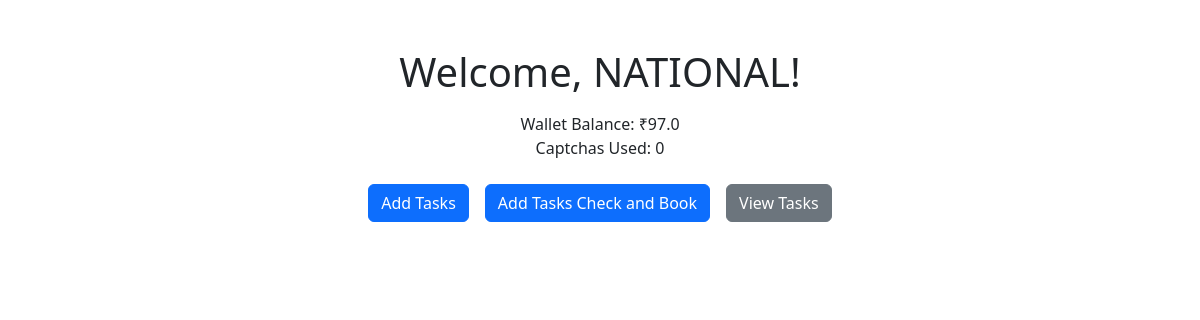
Page /dashboard (signed in) on the earlier database version.
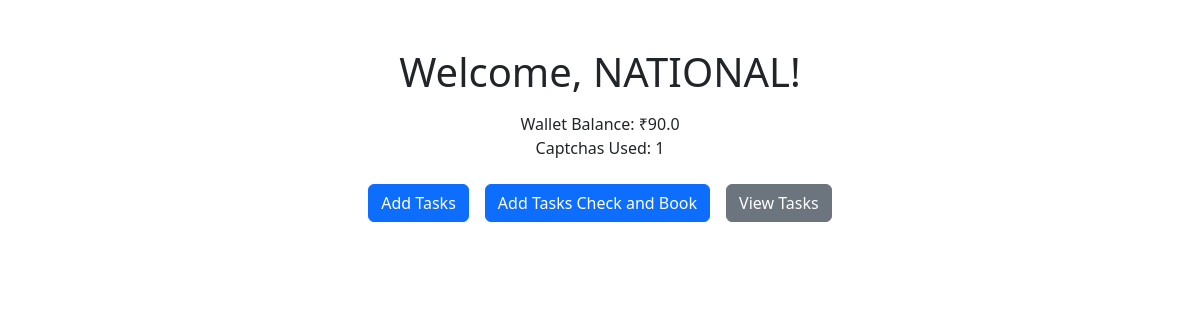
Same page on the later database version.
### app.py (models this page shows)
class User(db.Model):
    id = db.Column(db.Integer, primary_key=True)
    username = db.Column(db.String(80), unique=True, nullable=False)
    password = db.Column(db.String(200), nullable=False)  # Consider hashing passwords
    walletamount = db.Column(db.Float, default=0.0)
    captchaused = db.Column(db.Integer, default=0)

### app.py (the view)
@app.route('/dashboard')
def dashboard():
    if 'logged_in' in session:
        username = session['username']
        user = User.query.filter_by(username=username).first()
        if user:
            return render_template(
                'dashboard.html',
                username=user.username,
                walletamount=user.walletamount,
                captchaused=user.captchaused
            )
    return redirect(url_for('login'))

### templates/dashboard.html (shortened to what this page needs)
<!DOCTYPE html>
<html lang="en">
  <head>
    <link
      rel="stylesheet"
      href="https://cdn.jsdelivr.net/npm/bootstrap@5.3.0-alpha1/dist/css/bootstrap.min.css"
    />
  </head>
  <body>
    <div class="container mt-5">
      <h1 class="text-center">Welcome, {{ username }}!</h1>
      <p class="text-center mt-3">
        Wallet Balance: ₹{{ walletamount }} <br />
        Captchas Used: {{ captchaused }}
      </p>
      <div class="d-flex justify-content-center mt-4">
        <a href="{{ url_for('add_task') }}" class="btn btn-primary mx-2"
          >Add Tasks</a
        >
        <a href="{{ url_for('add_task1') }}" class="btn btn-primary mx-2"
        >Add Tasks Check and Book</a
      >
        <a href="{{ url_for('view_tasks') }}" class="btn btn-secondary mx-2"
          >View Tasks</a
        >
      </div>
    </div>
  </body>
</html>

Differences in the rows shown:
changed User "NATIONAL": walletamount "97.0" → "90.0"
Other differences:
{{ captchaused }}: "0" → "1"
